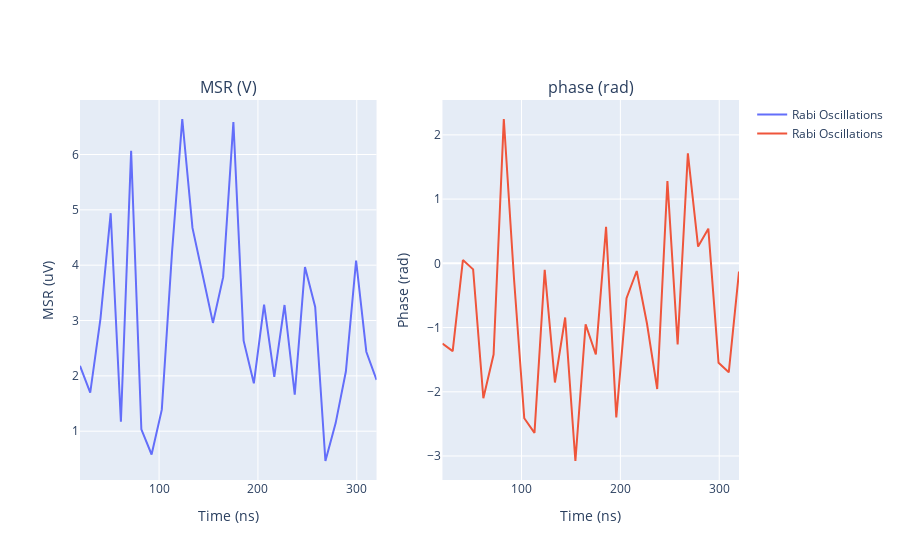

Notebook source saved alongside this figure:
### Code cell
sequence, durations, start, stop, count, parameter = rabi_pulse_length_sequenceSweep(Device,
    qubit = 0,
    pulse_duration_start = 20,
    pulse_duration_end = 320,
    count = 30,
    parameter= "Lenght",
)

msr, phase, i , q = Device.execute_pulse_sequence_Sweep(sequence, start, stop, count, parameter)
qubit = 0

data = DataUnits(name=f"data_q{qubit}", quantities={"Time": "ns"})

results = {
    "MSR[V]": msr,
    "i[V]": i,
    "q[V]": q,
    "phase[rad]": phase,
    "Time[ns]": durations,
}
                   
data.set(results)

time_msr_phase(data)

### Figure 1 — Plotly figure (JSON) as saved in the notebook; plotly's stock layout.template omitted (floating-point values rounded to 4 significant figures)
{"data": [{"name": "Rabi Oscillations", "type": "scatter", "x": [20, 30.34, 40.69, 51.03, 61.38, 71.72, 82.07, 92.41, 102.8, 113.1, 123.4, 133.8, 144.1, 154.5, 164.8, 175.2, 185.5, 195.9, 206.2, 216.6, 226.9, 237.2, 247.6, 257.9, 268.3, 278.6, 289.0, 299.3, 309.7, 320], "xaxis": "x", "y": [2.181, 1.697, 3.031, 4.939, 1.172, 6.066, 1.034, 0.579, 1.39, 4.235, 6.641, 4.673, 3.819, 2.957, 3.784, 6.586, 2.637, 1.866, 3.286, 1.982, 3.281, 1.661, 3.966, 3.245, 0.4617, 1.147, 2.078, 4.085, 2.436, 1.928], "yaxis": "y"}, {"name": "Rabi Oscillations", "type": "scatter", "x": [20, 30.34, 40.69, 51.03, 61.38, 71.72, 82.07, 92.41, 102.8, 113.1, 123.4, 133.8, 144.1, 154.5, 164.8, 175.2, 185.5, 195.9, 206.2, 216.6, 226.9, 237.2, 247.6, 257.9, 268.3, 278.6, 289.0, 299.3, 309.7, 320], "xaxis": "x2", "y": [-1.248, -1.366, 0.05132, -0.0937, -2.1, -1.419, 2.247, -0.2444, -2.412, -2.639, -0.101, -1.856, -0.8428, -3.077, -0.9508, -1.419, 0.569, -2.398, -0.5422, -0.1192, -0.9372, -1.957, 1.279, -1.264, 1.711, 0.2605, 0.5392, -1.548, -1.697, -0.1288], "yaxis": "y2"}], "layout": {"annotations": [{"font": {"size": 16}, "showarrow": false, "text": "MSR (V)", "x": 0.225, "xanchor": "center", "xref": "paper", "y": 1, "yanchor": "bottom", "yref": "paper"}, {"font": {"size": 16}, "showarrow": false, "text": "phase (rad)", "x": 0.775, "xanchor": "center", "xref": "paper", "y": 1, "yanchor": "bottom", "yref": "paper"}], "showlegend": true, "uirevision": "0", "xaxis": {"anchor": "y", "domain": [0, 0.45], "title": {"text": "Time (ns)"}}, "xaxis2": {"anchor": "y2", "domain": [0.55, 1], "title": {"text": "Time (ns)"}}, "yaxis": {"anchor": "x", "domain": [0, 1], "title": {"text": "MSR (uV)"}}, "yaxis2": {"anchor": "x2", "domain": [0, 1], "title": {"text": "Phase (rad)"}}}}
